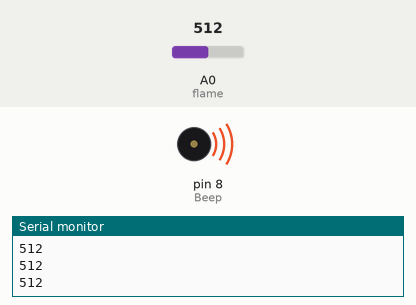
This sketch was run on a simulated Arduino Uno, built with avr-gcc and run on an emulated ATmega328P. Shown: buzzer (waves = sounding, pin HIGH), the last lines printed to the serial monitor. Inputs (shaded band) come from the test bench; at power-on: A0 (flame) = 512.

Above: at 1.3 s.
1.4 s: A0 (flame) set to 6
2.9 s: A0 (flame) set to 3
At 4.1 s:
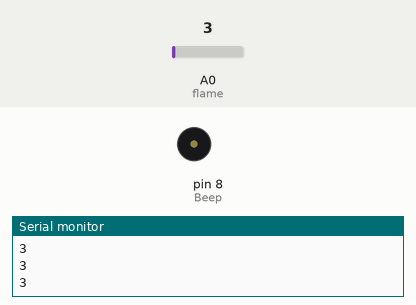
4.5 s: A0 (flame) set to 122
At 5.3 s:
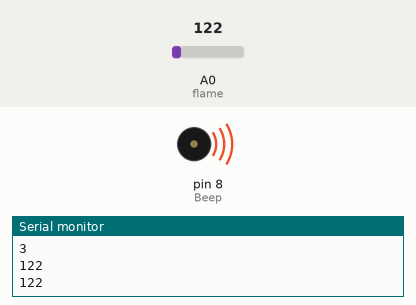
6.0 s: A0 (flame) set to 0
At 6.5 s:
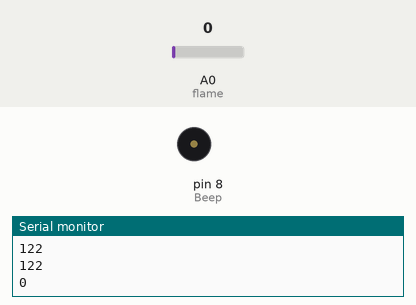
Timing chart, 0 to 8.5 s (numbered marks = the images above; inputs shaded):
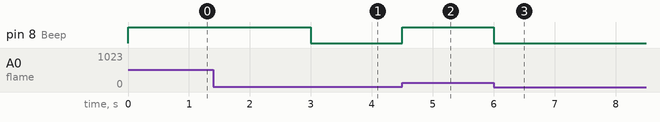

The sketch:

firealarm.ino
```cpp
int flame = 0; // define the flame port analog interface pin 0
int Beep = 8; // define the buzzer as the digital interface pin 8
int val = 0; //variable to store analog value intialised to 0.
void setup ()
{
  pinMode (Beep, OUTPUT); // Define Buzzer as output
  pinMode (flame, INPUT); // Define IR sensor as input
  Serial.begin (9600); // set the baud rate to 9600
}
void loop ()
{
  val = analogRead (flame); // read the analog value of the flame sensor
  Serial.println (val); // Print analog value on Serial monitor
  if (val >= 5) // The buzzer sounds when analog values greater than 600
  {
    digitalWrite (Beep, HIGH);
  } else
  {
    digitalWrite (Beep, LOW);
  }
  delay(500);
}
```

Measured:
- the behaviour switches between 5 and 4 on A0 (flame) (found by bisection; images 0 and 1)
- after the input at 2.9 s, pin 8 (Beep): HIGH → LOW after 0.10 s
- after the input at 4.5 s, pin 8 (Beep): LOW → HIGH at once
- after the input at 6.0 s, pin 8 (Beep): HIGH → LOW at once
